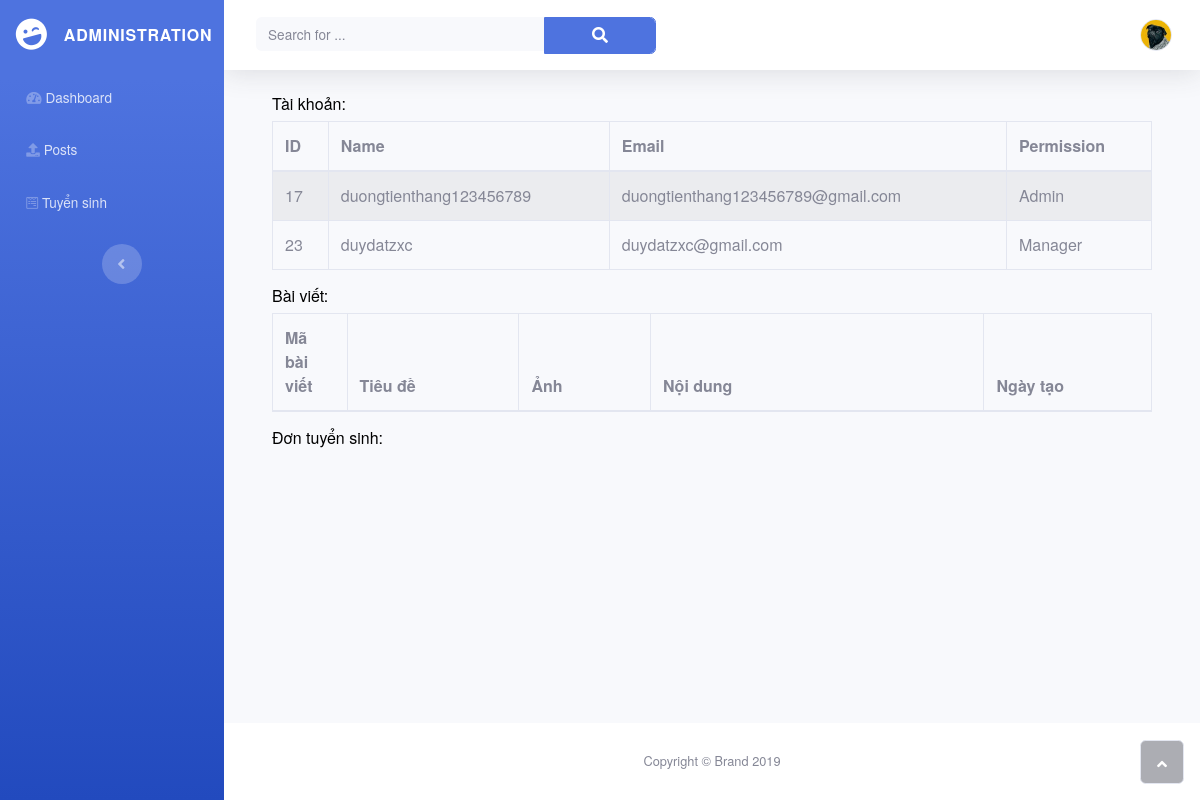
The app's page /admin.php with its own data.
### tables this page shows
CREATE TABLE `taikhoan` (
  `matk` int(2) NOT NULL,
  `tentk` varchar(50) NOT NULL,
  `email` varchar(50) NOT NULL,
  `matkhau` varchar(200) NOT NULL,
  `maquyen` tinyint(4) NOT NULL,
  `trangthai` tinyint(1) NOT NULL,
  `maxacnhan` varchar(100) NOT NULL
);

### admin.php (the view, shortened to what this page needs)
<?php
include("head.php");
$matk=$_GET['id'];
require('connect.php');
$sql = "Select * from taikhoan where matk = '$matk'";
$row = mysqli_fetch_assoc(mysqli_query($conn, $sql));
$maquyen = $row['maquyen'];
$sqltk="select * from taikhoan";
mysqli_set_charset($conn, 'UTF8');
$resulttk = mysqli_query($conn, $sqltk);
?>
<body id="page-top">
    <div id="wrapper">
    <?php include("menu.php");?>
        <div class="d-flex flex-column" id="content-wrapper">
            <div id="content">
                <nav class="navbar navbar-light navbar-expand bg-white shadow mb-4 topbar static-top">
                    <div class="container-fluid"><button class="btn btn-link d-md-none rounded-circle mr-3" id="sidebarToggleTop" type="button"><i class="fas fa-bars"></i></button>
                        <form class="form-inline d-none d-sm-inline-block mr-auto ml-md-3 my-2 my-md-0 mw-100 navbar-search">
                            <div class="input-group"><input class="bg-light form-control border-0 small" type="text" placeholder="Search for ...">
                                <div class="input-group-append"><button class="btn btn-primary py-0" type="button"><i class="fas fa-search"></i></button></div>
                            </div>
                        </form>
                        <ul class="nav navbar-nav flex-nowrap ml-auto">
                            <li class="nav-item dropdown no-arrow" role="presentation">
                                <div class="nav-item dropdown no-arrow"><a class="dropdown-toggle nav-link" data-toggle="dropdown" aria-expanded="false">
                                    <img class="border rounded-circle img-profile" src="images/avatar5.jpeg"></a>
                                </div>
                            </li>
                        </ul>
                    </div>
                </nav>
                <div class="container">
                    <div class="container-fluid">
                        <h6 style="color: rgb(0,0,0);">Tài khoản:</h6>
                        <table id="example" class="table table-striped table-bordered" width="100%">
                            <thead>
                                <tr>
                                    <th>ID</th>
                                    <th>Name</th>
                                    <th>Email</th>
                                    <th>Permission</th>
                                </tr>
                            </thead>
                            <tbody>
                            <?php
                                if($maquyen!='1'){
                                if (mysqli_num_rows($resulttk) > 0) {
                                while ($row = mysqli_fetch_assoc($resulttk)) {
                                    if ($row['maquyen']==3) $maquyen1='Admin';
                                    else
                                    {if ($row['maquyen']==2) $maquyen1='Manager';
                                    else $maquyen1='Viewer';
                                    }
                                    echo '<tr><td>'.$row['matk'].'</td>';
                                    echo '<td>'.$row['tentk'].'</td>';
                                    echo '<td>'.$row['email'].'</td>';
                                    echo '<td>'.$maquyen1.'</td></tr>';
                                }
                                }}
                            ?>
                            </tbody>
                        </table>
                        <h6 style="color: rgb(0,0,0);">Bài viết:</h6>
                        <table id="example" class="table table-striped table-bordered" width="100%">
                            <thead>
                                <tr>
                                    <th width="80px">Mã bài viết</th>
                                    <th width="200px">Tiêu đề</th>
                                    <th width="150px">Ảnh</th>
                                    <th width="400px">Nội dung</th>
                                    <th width="193px">Ngày tạo</th>
                                </tr>
                            </thead>
                        </table>
                        <h6 style="color: rgb(0,0,0);">Đơn tuyển sinh:</h6>
                    </div>
                </div>
            </div>
            <footer class="bg-white sticky-footer">
                <div class="container my-auto">
                    <div class="text-center my-auto copyright"><span>Copyright © Brand 2019</span></div>
                </div>
            </footer>
        </div>
        <a class="border rounded d-inline scroll-to-top" href="#page-top"><i class="fas fa-angle-up"></i></a>
    </div>
</body>
<?php
include("foot.php");
?>

### css/all.css (style rules this page uses)
.fa, .fas, .far, .fal, .fad, .fab { -moz-osx-font-smoothing: grayscale; -webkit-font-smoothing: antialiased; display: inline-block; font-style: normal; font-variant: normal; text-rendering: auto; line-height: 1; }
.fa-angle-up:before { content: "\f106"; }
.fa-search:before { content: "\f002"; }
.fa, .fas { font-family: 'Font Awesome 5 Free'; font-weight: 900; }

### login.css (style rules this page uses)
body { font-family: "HelveticaNeue", "Arial", sans-serif; }
a { color: #55b1df; text-decoration: none; }
input { transition: all 0.2s ease; }
button { width: 112px; height: 37px; -moz-border-radius: 19px; -webkit-border-radius: 19px; border-radius: 19px; -moz-background-clip: padding; -webkit-background-clip: padding-box; background-clip: padding-box; background-color: #55b1df; border: 1px solid #55b1df; border: none; color: #fff; font-weight: bold; }

### records on screen
taikhoan: matk "17", tentk "duongtienthang123456789", email "duongtienthang123456789@gmail.com", maquyen "Admin"
taikhoan: matk "23", tentk "duydatzxc", email "duydatzxc@gmail.com", maquyen "Manager"
